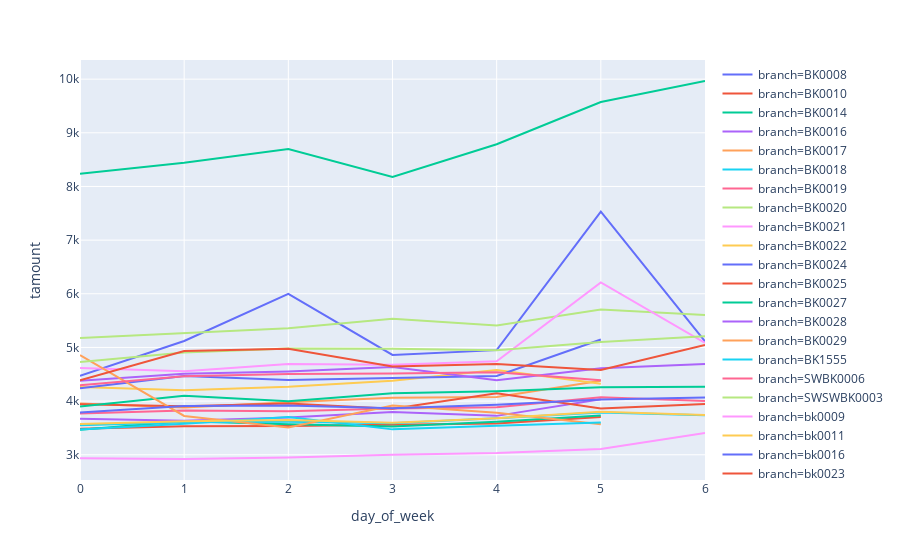

The code cell stored with this chart in its notebook:
### Code cell
test_mean = test.groupby(["branch","day_of_week"]).sum()
test_mean.reset_index(inplace=True)
#test_mean
fig = px.line(test_mean, x="day_of_week", y="tamount", color="branch", hover_name="branch")#, line_shape="spline", render_mode="svg")
fig.show()

### Figure 1 — Plotly figure (JSON) as saved in the notebook; plotly's stock layout.template omitted (floating-point values rounded to 4 significant figures)
{"data": [{"hoverlabel": {"namelength": 0}, "hovertemplate": "<b>%{hovertext}</b><br><br>branch=BK0008<br>day_of_week=%{x}<br>tamount=%{y}", "hovertext": ["BK0008", "BK0008", "BK0008", "BK0008", "BK0008", "BK0008", "BK0008"], "legendgroup": "branch=BK0008", "line": {"color": "#636efa", "dash": "solid"}, "mode": "lines", "name": "branch=BK0008", "showlegend": true, "type": "scatter", "x": [0, 1, 2, 3, 4, 5, 6], "xaxis": "x", "y": [4470.0, 5120.0, 5998.0, 4860.0, 4950, 7532.0, 5112.0], "yaxis": "y"}, {"hoverlabel": {"namelength": 0}, "hovertemplate": "<b>%{hovertext}</b><br><br>branch=BK0010<br>day_of_week=%{x}<br>tamount=%{y}", "hovertext": ["BK0010", "BK0010", "BK0010", "BK0010", "BK0010", "BK0010"], "legendgroup": "branch=BK0010", "line": {"color": "#EF553B", "dash": "solid"}, "mode": "lines", "name": "branch=BK0010", "showlegend": true, "type": "scatter", "x": [0, 1, 2, 3, 4, 5], "xaxis": "x", "y": [3486.0, 3529.0, 3534.0, 3553.0, 3583.0, 3704.0], "yaxis": "y"}, {"hoverlabel": {"namelength": 0}, "hovertemplate": "<b>%{hovertext}</b><br><br>branch=BK0014<br>day_of_week=%{x}<br>tamount=%{y}", "hovertext": ["BK0014", "BK0014", "BK0014", "BK0014", "BK0014", "BK0014"], "legendgroup": "branch=BK0014", "line": {"color": "#00cc96", "dash": "solid"}, "mode": "lines", "name": "branch=BK0014", "showlegend": true, "type": "scatter", "x": [0, 1, 2, 3, 4, 5], "xaxis": "x", "y": [3466.0, 3624.0, 3569.0, 3527.0, 3616.0, 3731.0], "yaxis": "y"}, {"hoverlabel": {"namelength": 0}, "hovertemplate": "<b>%{hovertext}</b><br><br>branch=BK0016<br>day_of_week=%{x}<br>tamount=%{y}", "hovertext": ["BK0016", "BK0016", "BK0016", "BK0016", "BK0016", "BK0016"], "legendgroup": "branch=BK0016", "line": {"color": "#ab63fa", "dash": "solid"}, "mode": "lines", "name": "branch=BK0016", "showlegend": true, "type": "scatter", "x": [0, 1, 2, 3, 4, 5], "xaxis": "x", "y": [3672.0, 3633.0, 3693.0, 3796.0, 3725.0, 4033.0], "yaxis": "y"}, {"hoverlabel": {"namelength": 0}, "hovertemplate": "<b>%{hovertext}</b><br><br>branch=BK0017<br>day_of_week=%{x}<br>tamount=%{y}", "hovertext": ["BK0017", "BK0017", "BK0017", "BK0017", "BK0017", "BK0017"], "legendgroup": "branch=BK0017", "line": {"color": "#FFA15A", "dash": "solid"}, "mode": "lines", "name": "branch=BK0017", "showlegend": true, "type": "scatter", "x": [0, 1, 2, 3, 4, 5], "xaxis": "x", "y": [3954.0, 3883.0, 3980.0, 4062.0, 4074.0, 4379.0], "yaxis": "y"}, {"hoverlabel": {"namelength": 0}, "hovertemplate": "<b>%{hovertext}</b><br><br>branch=BK0018<br>day_of_week=%{x}<br>tamount=%{y}", "hovertext": ["BK0018", "BK0018", "BK0018", "BK0018", "BK0018", "BK0018", "BK0018"], "legendgroup": "branch=BK0018", "line": {"color": "#19d3f3", "dash": "solid"}, "mode": "lines", "name": "branch=BK0018", "showlegend": true, "type": "scatter", "x": [0, 1, 2, 3, 4, 5, 6], "xaxis": "x", "y": [3548.0, 3608.0, 3616.0, 3586.0, 3680.0, 3786.0, 3734.0], "yaxis": "y"}, {"hoverlabel": {"namelength": 0}, "hovertemplate": "<b>%{hovertext}</b><br><br>branch=BK0019<br>day_of_week=%{x}<br>tamount=%{y}", "hovertext": ["BK0019", "BK0019", "BK0019", "BK0019", "BK0019", "BK0019", "BK0019"], "legendgroup": "branch=BK0019", "line": {"color": "#FF6692", "dash": "solid"}, "mode": "lines", "name": "branch=BK0019", "showlegend": true, "type": "scatter", "x": [0, 1, 2, 3, 4, 5, 6], "xaxis": "x", "y": [3771.0, 3823.0, 3809.0, 3862.0, 3884.0, 4070.0, 4000.0], "yaxis": "y"}, {"hoverlabel": {"namelength": 0}, "hovertemplate": "<b>%{hovertext}</b><br><br>branch=BK0020<br>day_of_week=%{x}<br>tamount=%{y}", "hovertext": ["BK0020", "BK0020", "BK0020", "BK0020", "BK0020", "BK0020", "BK0020"], "legendgroup": "branch=BK0020", "line": {"color": "#B6E880", "dash": "solid"}, "mode": "lines", "name": "branch=BK0020", "showlegend": true, "type": "scatter", "x": [0, 1, 2, 3, 4, 5, 6], "xaxis": "x", "y": [5174.0, 5262.0, 5359.0, 5535.0, 5409.0, 5708.0, 5606.0], "yaxis": "y"}, {"hoverlabel": {"namelength": 0}, "hovertemplate": "<b>%{hovertext}</b><br><br>branch=BK0021<br>day_of_week=%{x}<br>tamount=%{y}", "hovertext": ["BK0021", "BK0021", "BK0021", "BK0021", "BK0021", "BK0021", "BK0021"], "legendgroup": "branch=BK0021", "line": {"color": "#FF97FF", "dash": "solid"}, "mode": "lines", "name": "branch=BK0021", "showlegend": true, "type": "scatter", "x": [0, 1, 2, 3, 4, 5, 6], "xaxis": "x", "y": [4618.0, 4554.0, 4691.0, 4677.0, 4744.0, 6211.0, 5083.0], "yaxis": "y"}, {"hoverlabel": {"namelength": 0}, "hovertemplate": "<b>%{hovertext}</b><br><br>branch=BK0022<br>day_of_week=%{x}<br>tamount=%{y}", "hovertext": ["BK0022", "BK0022", "BK0022", "BK0022", "BK0022", "BK0022"], "legendgroup": "branch=BK0022", "line": {"color": "#FECB52", "dash": "solid"}, "mode": "lines", "name": "branch=BK0022", "showlegend": true, "type": "scatter", "x": [0, 1, 2, 3, 4, 5], "xaxis": "x", "y": [4261.0, 4201.0, 4267.0, 4381.0, 4580.0, 4321.0], "yaxis": "y"}, {"hoverlabel": {"namelength": 0}, "hovertemplate": "<b>%{hovertext}</b><br><br>branch=BK0024<br>day_of_week=%{x}<br>tamount=%{y}", "hovertext": ["BK0024", "BK0024", "BK0024", "BK0024", "BK0024", "BK0024"], "legendgroup": "branch=BK0024", "line": {"color": "#636efa", "dash": "solid"}, "mode": "lines", "name": "branch=BK0024", "showlegend": true, "type": "scatter", "x": [0, 1, 2, 3, 4, 5], "xaxis": "x", "y": [4240.0, 4469.0, 4395.0, 4428.0, 4468.0, 5147.0], "yaxis": "y"}, {"hoverlabel": {"namelength": 0}, "hovertemplate": "<b>%{hovertext}</b><br><br>branch=BK0025<br>day_of_week=%{x}<br>tamount=%{y}", "hovertext": ["BK0025", "BK0025", "BK0025", "BK0025", "BK0025", "BK0025", "BK0025"], "legendgroup": "branch=BK0025", "line": {"color": "#EF553B", "dash": "solid"}, "mode": "lines", "name": "branch=BK0025", "showlegend": true, "type": "scatter", "x": [0, 1, 2, 3, 4, 5, 6], "xaxis": "x", "y": [3941.0, 3906.0, 3956.0, 3856.0, 4146.0, 3864.0, 3948.0], "yaxis": "y"}, {"hoverlabel": {"namelength": 0}, "hovertemplate": "<b>%{hovertext}</b><br><br>branch=BK0027<br>day_of_week=%{x}<br>tamount=%{y}", "hovertext": ["BK0027", "BK0027", "BK0027", "BK0027", "BK0027", "BK0027", "BK0027"], "legendgroup": "branch=BK0027", "line": {"color": "#00cc96", "dash": "solid"}, "mode": "lines", "name": "branch=BK0027", "showlegend": true, "type": "scatter", "x": [0, 1, 2, 3, 4, 5, 6], "xaxis": "x", "y": [3899.0, 4099.0, 3997.0, 4146.0, 4182.0, 4259.0, 4266.0], "yaxis": "y"}, {"hoverlabel": {"namelength": 0}, "hovertemplate": "<b>%{hovertext}</b><br><br>branch=BK0028<br>day_of_week=%{x}<br>tamount=%{y}", "hovertext": ["BK0028", "BK0028", "BK0028", "BK0028", "BK0028", "BK0028", "BK0028"], "legendgroup": "branch=BK0028", "line": {"color": "#ab63fa", "dash": "solid"}, "mode": "lines", "name": "branch=BK0028", "showlegend": true, "type": "scatter", "x": [0, 1, 2, 3, 4, 5, 6], "xaxis": "x", "y": [4379.0, 4510.0, 4553.0, 4633.0, 4389.0, 4611.0, 4693.0], "yaxis": "y"}, {"hoverlabel": {"namelength": 0}, "hovertemplate": "<b>%{hovertext}</b><br><br>branch=BK0029<br>day_of_week=%{x}<br>tamount=%{y}", "hovertext": ["BK0029", "BK0029", "BK0029", "BK0029", "BK0029", "BK0029"], "legendgroup": "branch=BK0029", "line": {"color": "#FFA15A", "dash": "solid"}, "mode": "lines", "name": "branch=BK0029", "showlegend": true, "type": "scatter", "x": [0, 1, 2, 3, 4, 5], "xaxis": "x", "y": [4856.0, 3723.0, 3511.0, 3916.0, 3785.0, 3570.0], "yaxis": "y"}, {"hoverlabel": {"namelength": 0}, "hovertemplate": "<b>%{hovertext}</b><br><br>branch=BK1555<br>day_of_week=%{x}<br>tamount=%{y}", "hovertext": ["BK1555", "BK1555", "BK1555", "BK1555", "BK1555", "BK1555"], "legendgroup": "branch=BK1555", "line": {"color": "#19d3f3", "dash": "solid"}, "mode": "lines", "name": "branch=BK1555", "showlegend": true, "type": "scatter", "x": [0, 1, 2, 3, 4, 5], "xaxis": "x", "y": [3473.0, 3576.0, 3706.0, 3473.0, 3541.0, 3603.0], "yaxis": "y"}, {"hoverlabel": {"namelength": 0}, "hovertemplate": "<b>%{hovertext}</b><br><br>branch=SWBK0006<br>day_of_week=%{x}<br>tamount=%{y}", "hovertext": ["SWBK0006", "SWBK0006", "SWBK0006", "SWBK0006", "SWBK0006", "SWBK0006"], "legendgroup": "branch=SWBK0006", "line": {"color": "#FF6692", "dash": "solid"}, "mode": "lines", "name": "branch=SWBK0006", "showlegend": true, "type": "scatter", "x": [0, 1, 2, 3, 4, 5], "xaxis": "x", "y": [4296.0, 4464.0, 4505.0, 4513.0, 4540.0, 4391.0], "yaxis": "y"}, {"hoverlabel": {"namelength": 0}, "hovertemplate": "<b>%{hovertext}</b><br><br>branch=SWSWBK0003<br>day_of_week=%{x}<br>tamount=%{y}", "hovertext": ["SWSWBK0003", "SWSWBK0003", "SWSWBK0003", "SWSWBK0003", "SWSWBK0003", "SWSWBK0003", "SWSWBK0003"], "legendgroup": "branch=SWSWBK0003", "line": {"color": "#B6E880", "dash": "solid"}, "mode": "lines", "name": "branch=SWSWBK0003", "showlegend": true, "type": "scatter", "x": [0, 1, 2, 3, 4, 5, 6], "xaxis": "x", "y": [4726.0, 4907.0, 4978.0, 4974.0, 4947.0, 5102.0, 5210.0], "yaxis": "y"}, {"hoverlabel": {"namelength": 0}, "hovertemplate": "<b>%{hovertext}</b><br><br>branch=bk0009<br>day_of_week=%{x}<br>tamount=%{y}", "hovertext": ["bk0009", "bk0009", "bk0009", "bk0009", "bk0009", "bk0009", "bk0009"], "legendgroup": "branch=bk0009", "line": {"color": "#FF97FF", "dash": "solid"}, "mode": "lines", "name": "branch=bk0009", "showlegend": true, "type": "scatter", "x": [0, 1, 2, 3, 4, 5, 6], "xaxis": "x", "y": [2936.0, 2921.0, 2949.0, 3001.0, 3031.0, 3107.0, 3408.0], "yaxis": "y"}, {"hoverlabel": {"namelength": 0}, "hovertemplate": "<b>%{hovertext}</b><br><br>branch=bk0011<br>day_of_week=%{x}<br>tamount=%{y}", "hovertext": ["bk0011", "bk0011", "bk0011", "bk0011", "bk0011", "bk0011", "bk0011"], "legendgroup": "branch=bk0011", "line": {"color": "#FECB52", "dash": "solid"}, "mode": "lines", "name": "branch=bk0011", "showlegend": true, "type": "scatter", "x": [0, 1, 2, 3, 4, 5, 6], "xaxis": "x", "y": [3573.0, 3623.0, 3647.0, 3597.0, 3680.0, 3802.0, 3739.0], "yaxis": "y"}, {"hoverlabel": {"namelength": 0}, "hovertemplate": "<b>%{hovertext}</b><br><br>branch=bk0016<br>day_of_week=%{x}<br>tamount=%{y}", "hovertext": ["bk0016", "bk0016", "bk0016", "bk0016", "bk0016", "bk0016", "bk0016"], "legendgroup": "branch=bk0016", "line": {"color": "#636efa", "dash": "solid"}, "mode": "lines", "name": "branch=bk0016", "showlegend": true, "type": "scatter", "x": [0, 1, 2, 3, 4, 5, 6], "xaxis": "x", "y": [3788.0, 3908.0, 3918.0, 3866.0, 3933.0, 4032.0, 4066.0], "yaxis": "y"}, {"hoverlabel": {"namelength": 0}, "hovertemplate": "<b>%{hovertext}</b><br><br>branch=bk0023<br>day_of_week=%{x}<br>tamount=%{y}", "hovertext": ["bk0023", "bk0023", "bk0023", "bk0023", "bk0023", "bk0023", "bk0023"], "legendgroup": "branch=bk0023", "line": {"color": "#EF553B", "dash": "solid"}, "mode": "lines", "name": "branch=bk0023", "showlegend": true, "type": "scatter", "x": [0, 1, 2, 3, 4, 5, 6], "xaxis": "x", "y": [4389.0, 4932.0, 4977.0, 4647.0, 4691.0, 4579.0, 5046.0], "yaxis": "y"}, {"hoverlabel": {"namelength": 0}, "hovertemplate": "<b>%{hovertext}</b><br><br>branch=bk0026<br>day_of_week=%{x}<br>tamount=%{y}", "hovertext": ["bk0026", "bk0026", "bk0026", "bk0026", "bk0026", "bk0026", "bk0026"], "legendgroup": "branch=bk0026", "line": {"color": "#00cc96", "dash": "solid"}, "mode": "lines", "name": "branch=bk0026", "showlegend": true, "type": "scatter", "x": [0, 1, 2, 3, 4, 5, 6], "xaxis": "x", "y": [8235.0, 8442.0, 8697.0, 8176.0, 8788.0, 9575.0, 9965.0], "yaxis": "y"}], "layout": {"legend": {"tracegroupgap": 0}, "margin": {"t": 60}, "xaxis": {"anchor": "y", "domain": [0, 1], "title": {"text": "day_of_week"}}, "yaxis": {"anchor": "x", "domain": [0, 1], "title": {"text": "tamount"}}}}
